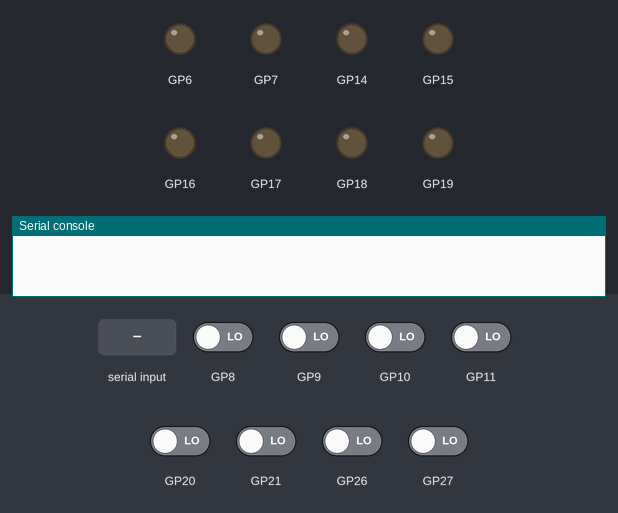
A program run on a simulated Raspberry Pi Pico running MicroPython. Parts: output pins drawn as LEDs (lit = HIGH), the last lines printed to the serial console. The test bench sets the inputs (shaded band); at power-on: GP8–11, GP20, GP21, GP26, GP27 LOW.

Above: at 1.2 s.
1.3 s: "maju" typed at the serial console, then Enter
At 2.5 s:
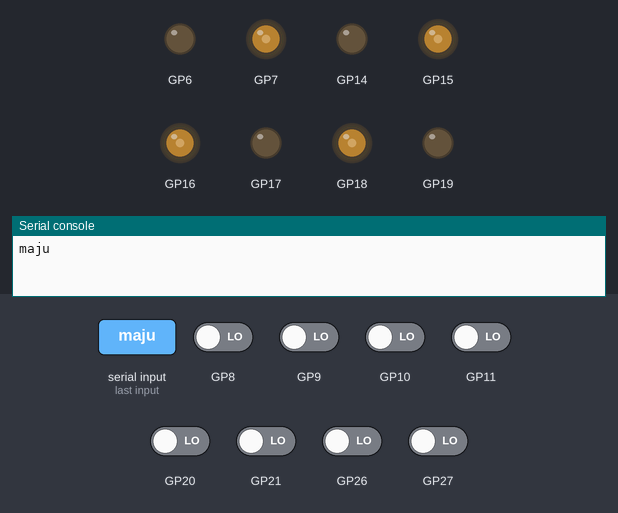
2.8 s: "mundur" typed at the serial console, then Enter
At 3.9 s:
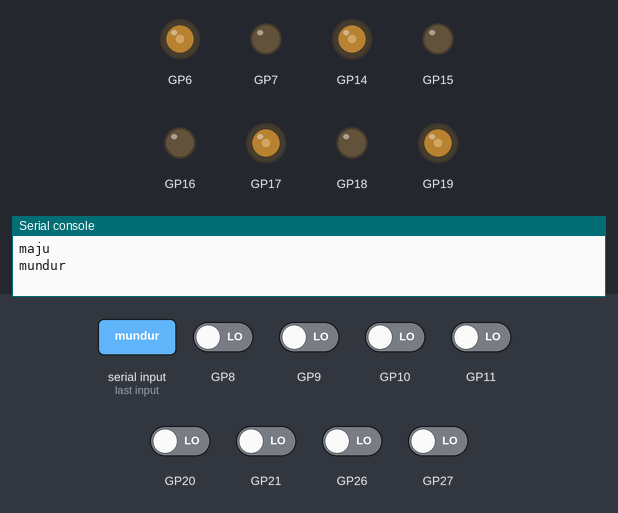
4.3 s: "kiri" typed at the serial console, then Enter
At 5.0 s:
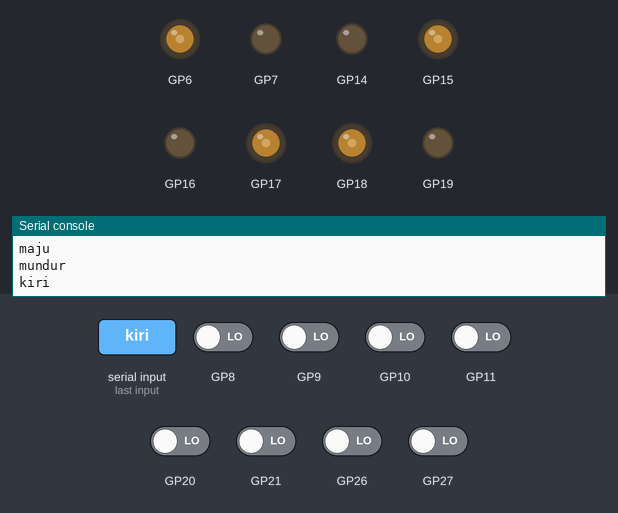
5.8 s: "kanan" typed at the serial console, then Enter
At 6.2 s:
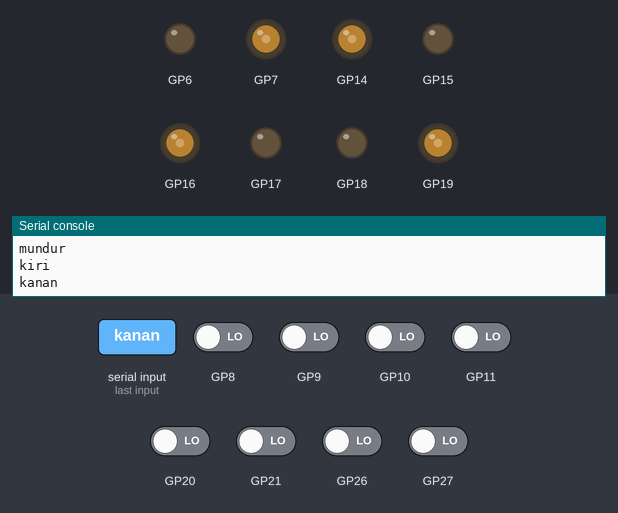
7.3 s: "cw" typed at the serial console, then Enter
At 8.5 s:
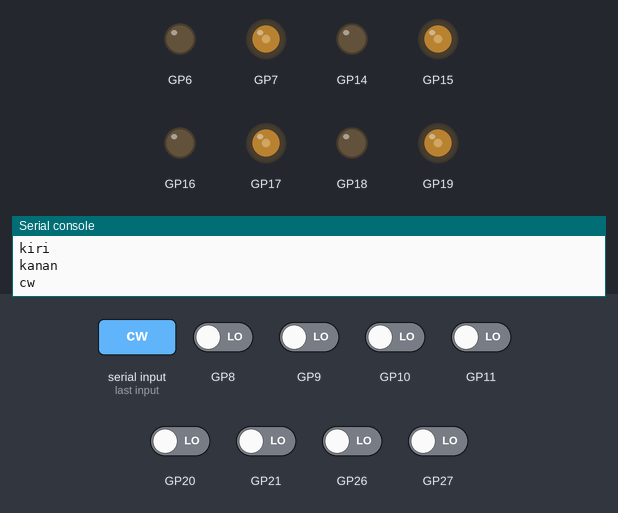
8.8 s: "ccw" typed at the serial console, then Enter
At 9.6 s:
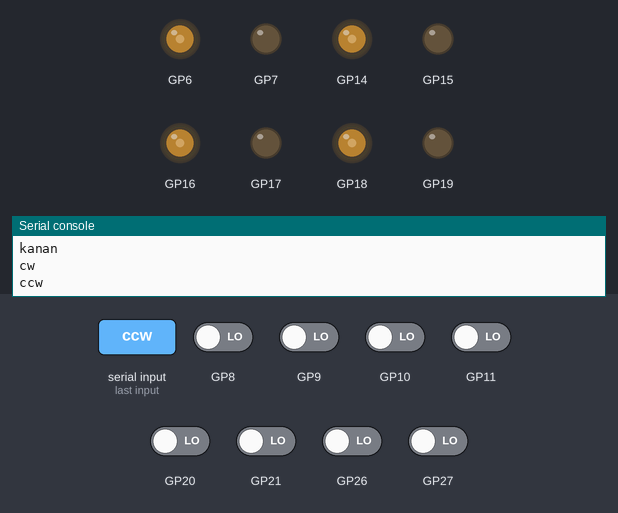
Timing chart, 0 to 11.3 s (numbered marks = the images above; inputs shaded):
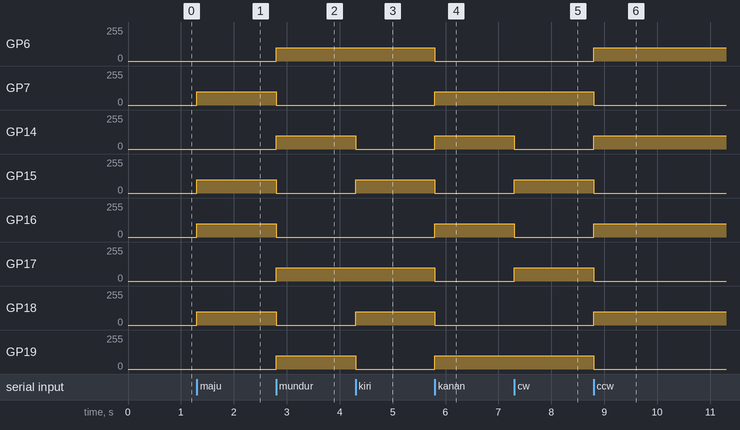

Measured:
- after the input at 1.3 s, GP7, GP15, GP18: 0/255 → 100/255 at once; GP16: 0/255 → 99/255 at once
- after the input at 2.8 s, GP6, GP14, GP17, GP19: 0/255 → 100/255 at once; GP7, GP15, GP18: 100/255 → 0/255 at once; GP16: 99/255 → 0/255 at once
- after the input at 4.3 s, GP14, GP19: 100/255 → 0/255 at once; GP15, GP18: 0/255 → 100/255 at once
- after the input at 5.8 s, GP6, GP15, GP17, GP18: 100/255 → 0/255 at once; GP7, GP14, GP19: 0/255 → 100/255 at once; GP16: 0/255 → 99/255 at once
- after the input at 7.3 s, GP14: 100/255 → 0/255 at once; GP15, GP17: 0/255 → 100/255 at once; GP16: 99/255 → 0/255 at once
- after the input at 8.8 s, GP6, GP14, GP18: 0/255 → 100/255 at once; GP7, GP15, GP17, GP19: 100/255 → 0/255 at once; GP16: 0/255 → 99/255 at once

The program:

main.py
```python
from machine import Pin, PWM, Timer, UART
import utime, time
import select
import sys

machine.freq(200000000)
#motor 1 depan kiri, 2 depan kanan, 3 belakang kiri, 4 belakang kanan

# Define GPIO pins for each encoder channel
encoder_channels = [(8, 9), (27, 26), (10, 11), (21, 20)]  # Each tuple contains (channel_A, channel_B) pins for an encoder

# Define driver pins for motors
motor_pins = [(6, 7), (19, 18), (14, 15), (17, 16)]  # Each tuple contains (RPWM, LPWM) pins for a motor

poll_obj = select.poll()
poll_obj.register(sys.stdin, select.POLLIN)

# Set up the GPIO pins as outputs for motors
motors = []
for rpwm_pin, lpwm_pin in motor_pins:
    rpwm = Pin(rpwm_pin, Pin.OUT)
    lpwm = Pin(lpwm_pin, Pin.OUT)
    motors.append((PWM(rpwm), PWM(lpwm)))

# Set PWM frequency and initial duty cycle for all motors
for rpwm, lpwm in motors:
    rpwm.freq(10000)
    lpwm.freq(10000)
    rpwm.duty_u16(0)
    lpwm.duty_u16(0)

encoder_counts = [0, 0, 0, 0]

# Setup GPIO pins as inputs with pull-down resistors for encoders
encoders = []
encoder_handlers = []

def handle_encoder(encoder_index):
    global encoder_counts

    encoder_a, encoder_b = encoders[encoder_index]
    current_encoder_state = (encoder_a.value() << 1) | encoder_b.value()
    if current_encoder_state == 0b00 and previous_encoder_states[encoder_index] == 0b01:
        encoder_counts[encoder_index] -= 1
    elif current_encoder_state == 0b00 and previous_encoder_states[encoder_index] == 0b10:
        encoder_counts[encoder_index] += 1
    previous_encoder_states[encoder_index] = current_encoder_state

# Set interrupt untuk pembacaan encoder
previous_encoder_states = [0, 0, 0, 0]

for i in range(len(encoder_channels)):
    channel_A, channel_B = encoder_channels[i]
    encoder_a = Pin(channel_A, Pin.IN, Pin.PULL_DOWN)
    encoder_b = Pin(channel_B, Pin.IN, Pin.PULL_DOWN)
    encoders.append((encoder_a, encoder_b))

    def create_handler(index):
        def handler(pin):
            handle_encoder(index)
        return handler

    encoder_handler = create_handler(i)
    encoder_handlers.append(encoder_handler)

    encoder_a.irq(handler=encoder_handler, trigger=Pin.IRQ_RISING|Pin.IRQ_FALLING)
    encoder_b.irq(handler=encoder_handler, trigger=Pin.IRQ_RISING|Pin.IRQ_FALLING)

def tahan_waktu(waktu):
    myTime = utime.ticks_ms()
    flag = True
    while flag:
        currentTime = utime.ticks_ms()
        if utime.ticks_diff(currentTime, myTime) < waktu:
            flag = True
        else:
            flag = False
    flag = True  # reset flag to true for reuse

def stop_motors():
    for rpwm, lpwm in motors:
        rpwm.duty_u16(0)
        lpwm.duty_u16(0)

def drive_motor(motor_index, R, L):
    rpwm, lpwm = motors[motor_index]
    rpwm.duty_u16(R)
    lpwm.duty_u16(L)
    #kalau 256 itu 8 bit, kalau 16 bit 65535

def switch_case(case):
    #print (PWM_send, " ", const_front)
    if case == "maju":
        case_maju()
    elif case == "mundur":
        case_mundur()
    elif case == "kiri":
        case_kiri()
    elif case == "kanan":
        case_kanan()
    elif case == "cw":
        case_cw()
    elif case == "ccw":
        case_ccw()
    elif case == "d_kanan_fw":
        case_d_kanan_fw()
    elif case == "d_kiri_fw":
        case_d_kiri_fw()
    elif case == "d_kanan_bw":
        case_d_kanan_bw()
    elif case == "d_kiri_bw":
        case_d_kiri_bw()
    elif case == "pivotatas":
        case_pivotatas()
    elif case == "pivotkanan":
        case_pivotkanan()
    else:
        case_default()

def case_maju():
    drive_motor(0, 0, pwm_send_fw)#
    drive_motor(1, 0, pwm_front_fw)
    drive_motor(2, 0, pwm_send_fw)#
    drive_motor(3, 0, pwm_back_fw)

def case_mundur():
    drive_motor(0, pwm_send_bw, 0)#
    drive_motor(1, pwm_front_bw, 0)
    drive_motor(2, pwm_send_bw, 0)#
    drive_motor(3, pwm_back_bw, 0)

def case_kiri():
    drive_motor(0, pwm_send_bw, 0)#
    drive_motor(1, 0, pwm_front_fw)
    drive_motor(2, 0, pwm_send_fw)#
    drive_motor(3, pwm_back_bw, 0)

def case_kanan():
    drive_motor(0, 0, pwm_send_fw)#
    drive_motor(1, pwm_front_bw, 0)
    drive_motor(2, pwm_send_bw, 0)#
    drive_motor(3, 0, pwm_back_fw)

def case_cw():
    drive_motor(0, 0, pwm_send_fw)#
    drive_motor(1, pwm_front_bw, 0)
    drive_motor(2, 0, pwm_send_fw)#
    drive_motor(3, pwm_back_bw, 0)

def case_ccw():
    drive_motor(0, pwm_send_bw, 0)#
    drive_motor(1, 0, pwm_front_fw)
    drive_motor(2, pwm_send_bw, 0)#
    drive_motor(3, 0, pwm_back_fw)

def case_d_kanan_fw():
    drive_motor(0, 0, pwm_send_fw)
    drive_motor(1, 0, 0)
    drive_motor(2, 0, 0)
    drive_motor(3, 0, pwm_send_fw)

def case_d_kiri_fw():
    drive_motor(0, 0, 0)
    drive_motor(1, 0, pwm_send_fw)
    drive_motor(2, 0, pwm_send_fw)
    drive_motor(3, 0, 0)

def case_d_kanan_bw():
    drive_motor(0, 0, 0)
    drive_motor(1, pwm_send_bw, 0)
    drive_motor(2, pwm_send_bw, 0)
    drive_motor(3, 0, 0)

def case_d_kiri_bw():
    drive_motor(0, pwm_send_bw, 0)
    drive_motor(1, 0, 0)
    drive_motor(2, 0, 0)
    drive_motor(3, pwm_send_bw, 0)

def case_pivotkanan():
    drive_motor(0, 0, pwm_send_fw)
    drive_motor(1, 0, 0)
    drive_motor(2, 0, pwm_send_fw)
    drive_motor(3, 0, 0)

def case_pivotatas():
    drive_motor(0, 0, pwm_send_fw)
    drive_motor(1, pwm_send_bw, 0)
    drive_motor(2, 0, 0)
    drive_motor(3, 0, 0)

def case_default():
    stop_motors()
    print("Default case")

def convert_8bit_to_16bit_pwm(pwm_8bit):
    max_8bit_value = 255.00  # Maximum value for 8-bit PWM
    max_16bit_value = 65535.00  # Maximum value for 16-bit PWM

    const_front_fw = 0.9985
    const_back_fw = 0.9895
    const_front_bw = 1
    const_back_bw = 1

    """const_front_fw = 0.9985
    const_back_fw = 0.9895 #backkkk
    const_front_bw = 0.9956
    const_back_bw = 0.9812 #backkkk"""

    """const_front_fw = 0.9329889901
    const_back_fw = 0.92498 #backkkk
    const_front_bw = 0.909
    const_back_bw = 0.91322 #backkkk"""

    """const_front_fw = 1.12
    const_back_fw = 1.12
    const_front_bw = 1.12
    const_back_bw = 1"""

    # Scale the 8-bit PWM value to fit within the range of the 16-bit PWM
    pwm_16bit = (pwm_8bit / max_8bit_value) * max_16bit_value

    pwm_front_fw = pwm_16bit * const_front_fw
    pwm_back_fw = pwm_16bit * const_back_fw
    pwm_front_bw = pwm_16bit * const_front_bw
    pwm_back_bw = pwm_16bit * const_back_bw

    # Round to the nearest integer
    pwm_send_fw = int(round(pwm_16bit))
    pwm_send_bw = int(round(pwm_16bit))

    pwm_front_fwx = int(round(pwm_front_fw))
    pwm_back_fwx = int(round(pwm_back_fw))
    pwm_front_bwx = int(round(pwm_front_bw))
    pwm_back_bwx = int(round(pwm_back_bw))

    if pwm_front_bw <= 13000:
        pwm_front_bw = pwm_front_bw + 3000
    if pwm_back_bw <= 13000:
        pwm_back_bw = pwm_front_bw + 3000
    if pwm_send_bw <= 13000:
        pwm_send_bw = pwm_send_bw + 3000

    return pwm_send_fw, pwm_send_bw, pwm_front_fwx, pwm_back_fwx, pwm_front_bwx, pwm_back_bwx

#timer = Timer()
pwm_send_fw, pwm_send_bw, pwm_front_fw, pwm_back_fw, pwm_front_bw, pwm_back_bw = convert_8bit_to_16bit_pwm(100.0)


try:
    while True:
        if poll_obj.poll(0):
            movement = sys.stdin.readline().strip()

            if movement:
                switch_case(movement)

        '''for i in range(len(encoder_channels)):
            print("Encoder", i+1, "RPM:", encoder_counts[i])'''
        #print(pwm_send_fw, ",", pwm_send_bw, " : ", pwm_front_fw, ",",pwm_back_fw, " : ", pwm_front_bw, ",", pwm_back_bw)

    # Run all motors forward for 5 seconds
    """for motor_index in range(len(motor_pins)):
        drive_motor(motor_index, 0, 15)
    timer.init(mode=Timer.ONE_SHOT, period=3000, callback=stop_and_measure)"""

except KeyboardInterrupt:
    stop_motors()
    pass
```
